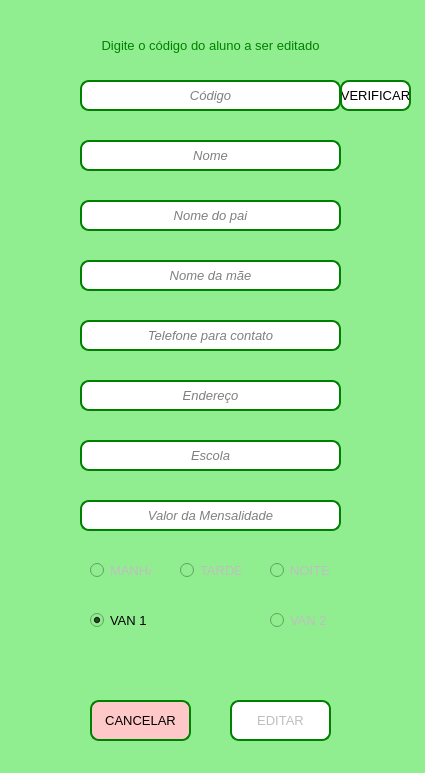
<?xml version="1.0" encoding="UTF-8"?>
<ui version="4.0">
 <class>MainWindow</class>
 <widget class="QMainWindow" name="MainWindow">
  <property name="geometry">
   <rect>
    <x>0</x>
    <y>0</y>
    <width>425</width>
    <height>773</height>
   </rect>
  </property>
  <property name="sizePolicy">
   <sizepolicy hsizetype="Ignored" vsizetype="Ignored">
    <horstretch>0</horstretch>
    <verstretch>0</verstretch>
   </sizepolicy>
  </property>
  <property name="minimumSize">
   <size>
    <width>425</width>
    <height>773</height>
   </size>
  </property>
  <property name="maximumSize">
   <size>
    <width>425</width>
    <height>773</height>
   </size>
  </property>
  <property name="windowTitle">
   <string>Tela de Edição de Aluno</string>
  </property>
  <property name="styleSheet">
   <string notr="true">background-color:lightgreen;</string>
  </property>
  <widget class="QWidget" name="centralwidget">
   <widget class="QLineEdit" name="lineEdit_nome">
    <property name="enabled">
     <bool>false</bool>
    </property>
    <property name="geometry">
     <rect>
      <x>80</x>
      <y>140</y>
      <width>261</width>
      <height>31</height>
     </rect>
    </property>
    <property name="font">
     <font>
      <pointsize>10</pointsize>
      <italic>true</italic>
      <underline>false</underline>
      <strikeout>false</strikeout>
     </font>
    </property>
    <property name="mouseTracking">
     <bool>true</bool>
    </property>
    <property name="tabletTracking">
     <bool>true</bool>
    </property>
    <property name="focusPolicy">
     <enum>Qt::StrongFocus</enum>
    </property>
    <property name="styleSheet">
     <string notr="true">background-color:white; border: 2px solid green; border-radius: 9px;</string>
    </property>
    <property name="alignment">
     <set>Qt::AlignCenter</set>
    </property>
    <property name="placeholderText">
     <string notr="true">Nome</string>
    </property>
    <property name="clearButtonEnabled">
     <bool>false</bool>
    </property>
   </widget>
   <widget class="QLineEdit" name="lineEdit_telefone">
    <property name="enabled">
     <bool>false</bool>
    </property>
    <property name="geometry">
     <rect>
      <x>80</x>
      <y>320</y>
      <width>261</width>
      <height>31</height>
     </rect>
    </property>
    <property name="font">
     <font>
      <pointsize>10</pointsize>
      <italic>true</italic>
      <underline>false</underline>
      <strikeout>false</strikeout>
     </font>
    </property>
    <property name="mouseTracking">
     <bool>true</bool>
    </property>
    <property name="tabletTracking">
     <bool>true</bool>
    </property>
    <property name="focusPolicy">
     <enum>Qt::StrongFocus</enum>
    </property>
    <property name="styleSheet">
     <string notr="true">background-color:white; border: 2px solid green; border-radius: 9px;</string>
    </property>
    <property name="echoMode">
     <enum>QLineEdit::Normal</enum>
    </property>
    <property name="alignment">
     <set>Qt::AlignCenter</set>
    </property>
    <property name="placeholderText">
     <string>Telefone para contato</string>
    </property>
    <property name="clearButtonEnabled">
     <bool>false</bool>
    </property>
   </widget>
   <widget class="QPushButton" name="pushButton_editar">
    <property name="enabled">
     <bool>false</bool>
    </property>
    <property name="geometry">
     <rect>
      <x>230</x>
      <y>700</y>
      <width>101</width>
      <height>41</height>
     </rect>
    </property>
    <property name="font">
     <font>
      <pointsize>10</pointsize>
     </font>
    </property>
    <property name="cursor">
     <cursorShape>PointingHandCursor</cursorShape>
    </property>
    <property name="styleSheet">
     <string notr="true">background-color:white; border: 2px solid green; border-radius: 9px;</string>
    </property>
    <property name="text">
     <string>EDITAR</string>
    </property>
   </widget>
   <widget class="QLabel" name="label_aviso">
    <property name="geometry">
     <rect>
      <x>80</x>
      <y>640</y>
      <width>261</width>
      <height>51</height>
     </rect>
    </property>
    <property name="font">
     <font>
      <pointsize>10</pointsize>
     </font>
    </property>
    <property name="styleSheet">
     <string notr="true">color: green;</string>
    </property>
    <property name="text">
     <string/>
    </property>
    <property name="alignment">
     <set>Qt::AlignCenter</set>
    </property>
   </widget>
   <widget class="QLineEdit" name="lineEdit_nomePai">
    <property name="enabled">
     <bool>false</bool>
    </property>
    <property name="geometry">
     <rect>
      <x>80</x>
      <y>200</y>
      <width>261</width>
      <height>31</height>
     </rect>
    </property>
    <property name="font">
     <font>
      <pointsize>10</pointsize>
      <italic>true</italic>
      <underline>false</underline>
      <strikeout>false</strikeout>
     </font>
    </property>
    <property name="mouseTracking">
     <bool>true</bool>
    </property>
    <property name="tabletTracking">
     <bool>true</bool>
    </property>
    <property name="focusPolicy">
     <enum>Qt::StrongFocus</enum>
    </property>
    <property name="styleSheet">
     <string notr="true">background-color:white; border: 2px solid green; border-radius: 9px;</string>
    </property>
    <property name="alignment">
     <set>Qt::AlignCenter</set>
    </property>
    <property name="placeholderText">
     <string notr="true">Nome do pai</string>
    </property>
    <property name="clearButtonEnabled">
     <bool>false</bool>
    </property>
   </widget>
   <widget class="QLineEdit" name="lineEdit_nomeMae">
    <property name="enabled">
     <bool>false</bool>
    </property>
    <property name="geometry">
     <rect>
      <x>80</x>
      <y>260</y>
      <width>261</width>
      <height>31</height>
     </rect>
    </property>
    <property name="font">
     <font>
      <pointsize>10</pointsize>
      <italic>true</italic>
      <underline>false</underline>
      <strikeout>false</strikeout>
     </font>
    </property>
    <property name="mouseTracking">
     <bool>true</bool>
    </property>
    <property name="tabletTracking">
     <bool>true</bool>
    </property>
    <property name="focusPolicy">
     <enum>Qt::StrongFocus</enum>
    </property>
    <property name="styleSheet">
     <string notr="true">background-color:white; border: 2px solid green; border-radius: 9px;</string>
    </property>
    <property name="echoMode">
     <enum>QLineEdit::Normal</enum>
    </property>
    <property name="alignment">
     <set>Qt::AlignCenter</set>
    </property>
    <property name="placeholderText">
     <string notr="true">Nome da mãe</string>
    </property>
    <property name="clearButtonEnabled">
     <bool>false</bool>
    </property>
   </widget>
   <widget class="QLabel" name="label">
    <property name="geometry">
     <rect>
      <x>80</x>
      <y>30</y>
      <width>261</width>
      <height>31</height>
     </rect>
    </property>
    <property name="font">
     <font>
      <pointsize>10</pointsize>
      <weight>50</weight>
      <italic>false</italic>
      <bold>false</bold>
     </font>
    </property>
    <property name="cursor">
     <cursorShape>IBeamCursor</cursorShape>
    </property>
    <property name="styleSheet">
     <string notr="true">color:green;</string>
    </property>
    <property name="text">
     <string>Digite o código do aluno a ser editado</string>
    </property>
    <property name="alignment">
     <set>Qt::AlignCenter</set>
    </property>
   </widget>
   <widget class="QPushButton" name="pushButton_cancelar">
    <property name="geometry">
     <rect>
      <x>90</x>
      <y>700</y>
      <width>101</width>
      <height>41</height>
     </rect>
    </property>
    <property name="font">
     <font>
      <pointsize>10</pointsize>
     </font>
    </property>
    <property name="cursor">
     <cursorShape>PointingHandCursor</cursorShape>
    </property>
    <property name="styleSheet">
     <string notr="true">border: 2px solid green; border-radius: 9px;
background-color: rgb(255, 200, 200);</string>
    </property>
    <property name="text">
     <string>CANCELAR</string>
    </property>
   </widget>
   <widget class="QLineEdit" name="lineEdit_endereco">
    <property name="enabled">
     <bool>false</bool>
    </property>
    <property name="geometry">
     <rect>
      <x>80</x>
      <y>380</y>
      <width>261</width>
      <height>31</height>
     </rect>
    </property>
    <property name="font">
     <font>
      <pointsize>10</pointsize>
      <italic>true</italic>
      <underline>false</underline>
      <strikeout>false</strikeout>
     </font>
    </property>
    <property name="mouseTracking">
     <bool>true</bool>
    </property>
    <property name="tabletTracking">
     <bool>true</bool>
    </property>
    <property name="focusPolicy">
     <enum>Qt::StrongFocus</enum>
    </property>
    <property name="styleSheet">
     <string notr="true">background-color:white; border: 2px solid green; border-radius: 9px;</string>
    </property>
    <property name="text">
     <string/>
    </property>
    <property name="alignment">
     <set>Qt::AlignCenter</set>
    </property>
    <property name="placeholderText">
     <string notr="true">Endereço</string>
    </property>
    <property name="clearButtonEnabled">
     <bool>false</bool>
    </property>
   </widget>
   <widget class="QLineEdit" name="lineEdit_escola">
    <property name="enabled">
     <bool>false</bool>
    </property>
    <property name="geometry">
     <rect>
      <x>80</x>
      <y>440</y>
      <width>261</width>
      <height>31</height>
     </rect>
    </property>
    <property name="font">
     <font>
      <pointsize>10</pointsize>
      <italic>true</italic>
      <underline>false</underline>
      <strikeout>false</strikeout>
     </font>
    </property>
    <property name="mouseTracking">
     <bool>true</bool>
    </property>
    <property name="tabletTracking">
     <bool>true</bool>
    </property>
    <property name="focusPolicy">
     <enum>Qt::StrongFocus</enum>
    </property>
    <property name="styleSheet">
     <string notr="true">background-color:white; border: 2px solid green; border-radius: 9px;</string>
    </property>
    <property name="alignment">
     <set>Qt::AlignCenter</set>
    </property>
    <property name="placeholderText">
     <string notr="true">Escola</string>
    </property>
    <property name="clearButtonEnabled">
     <bool>false</bool>
    </property>
   </widget>
   <widget class="QRadioButton" name="radioButton_van1">
    <property name="geometry">
     <rect>
      <x>90</x>
      <y>610</y>
      <width>61</width>
      <height>21</height>
     </rect>
    </property>
    <property name="font">
     <font>
      <pointsize>10</pointsize>
     </font>
    </property>
    <property name="cursor">
     <cursorShape>PointingHandCursor</cursorShape>
    </property>
    <property name="text">
     <string>VAN 1</string>
    </property>
    <property name="checked">
     <bool>true</bool>
    </property>
    <property name="autoExclusive">
     <bool>true</bool>
    </property>
   </widget>
   <widget class="QRadioButton" name="radioButton_van2">
    <property name="enabled">
     <bool>false</bool>
    </property>
    <property name="geometry">
     <rect>
      <x>270</x>
      <y>610</y>
      <width>61</width>
      <height>21</height>
     </rect>
    </property>
    <property name="font">
     <font>
      <pointsize>10</pointsize>
     </font>
    </property>
    <property name="cursor">
     <cursorShape>PointingHandCursor</cursorShape>
    </property>
    <property name="text">
     <string>VAN 2</string>
    </property>
    <property name="autoExclusive">
     <bool>true</bool>
    </property>
   </widget>
   <widget class="QRadioButton" name="radioButton_tarde">
    <property name="enabled">
     <bool>false</bool>
    </property>
    <property name="geometry">
     <rect>
      <x>180</x>
      <y>560</y>
      <width>61</width>
      <height>21</height>
     </rect>
    </property>
    <property name="font">
     <font>
      <pointsize>10</pointsize>
     </font>
    </property>
    <property name="cursor">
     <cursorShape>PointingHandCursor</cursorShape>
    </property>
    <property name="text">
     <string>TARDE</string>
    </property>
    <property name="autoExclusive">
     <bool>false</bool>
    </property>
   </widget>
   <widget class="QRadioButton" name="radioButton_manha">
    <property name="enabled">
     <bool>false</bool>
    </property>
    <property name="geometry">
     <rect>
      <x>90</x>
      <y>560</y>
      <width>61</width>
      <height>21</height>
     </rect>
    </property>
    <property name="font">
     <font>
      <pointsize>10</pointsize>
     </font>
    </property>
    <property name="cursor">
     <cursorShape>PointingHandCursor</cursorShape>
    </property>
    <property name="text">
     <string>MANHÃ</string>
    </property>
    <property name="autoExclusive">
     <bool>false</bool>
    </property>
   </widget>
   <widget class="QRadioButton" name="radioButton_noite">
    <property name="enabled">
     <bool>false</bool>
    </property>
    <property name="geometry">
     <rect>
      <x>270</x>
      <y>560</y>
      <width>61</width>
      <height>21</height>
     </rect>
    </property>
    <property name="font">
     <font>
      <pointsize>10</pointsize>
     </font>
    </property>
    <property name="cursor">
     <cursorShape>PointingHandCursor</cursorShape>
    </property>
    <property name="text">
     <string>NOITE</string>
    </property>
    <property name="autoExclusive">
     <bool>false</bool>
    </property>
   </widget>
   <widget class="QLineEdit" name="lineEdit_mensalidade">
    <property name="enabled">
     <bool>false</bool>
    </property>
    <property name="geometry">
     <rect>
      <x>80</x>
      <y>500</y>
      <width>261</width>
      <height>31</height>
     </rect>
    </property>
    <property name="font">
     <font>
      <pointsize>10</pointsize>
      <italic>true</italic>
      <underline>false</underline>
      <strikeout>false</strikeout>
     </font>
    </property>
    <property name="mouseTracking">
     <bool>true</bool>
    </property>
    <property name="tabletTracking">
     <bool>true</bool>
    </property>
    <property name="focusPolicy">
     <enum>Qt::StrongFocus</enum>
    </property>
    <property name="styleSheet">
     <string notr="true">background-color:white; border: 2px solid green; border-radius: 9px;</string>
    </property>
    <property name="inputMask">
     <string/>
    </property>
    <property name="text">
     <string/>
    </property>
    <property name="maxLength">
     <number>32767</number>
    </property>
    <property name="alignment">
     <set>Qt::AlignCenter</set>
    </property>
    <property name="placeholderText">
     <string notr="true">Valor da Mensalidade</string>
    </property>
    <property name="clearButtonEnabled">
     <bool>false</bool>
    </property>
   </widget>
   <widget class="QLineEdit" name="lineEdit_codigo">
    <property name="enabled">
     <bool>true</bool>
    </property>
    <property name="geometry">
     <rect>
      <x>80</x>
      <y>80</y>
      <width>261</width>
      <height>31</height>
     </rect>
    </property>
    <property name="font">
     <font>
      <pointsize>10</pointsize>
      <italic>true</italic>
      <underline>false</underline>
      <strikeout>false</strikeout>
     </font>
    </property>
    <property name="mouseTracking">
     <bool>true</bool>
    </property>
    <property name="tabletTracking">
     <bool>true</bool>
    </property>
    <property name="focusPolicy">
     <enum>Qt::StrongFocus</enum>
    </property>
    <property name="styleSheet">
     <string notr="true">background-color:white; border: 2px solid green; border-radius: 9px;</string>
    </property>
    <property name="alignment">
     <set>Qt::AlignCenter</set>
    </property>
    <property name="placeholderText">
     <string notr="true">Código</string>
    </property>
    <property name="clearButtonEnabled">
     <bool>false</bool>
    </property>
   </widget>
   <widget class="QPushButton" name="pushButton_verificar">
    <property name="enabled">
     <bool>true</bool>
    </property>
    <property name="geometry">
     <rect>
      <x>340</x>
      <y>80</y>
      <width>71</width>
      <height>31</height>
     </rect>
    </property>
    <property name="font">
     <font>
      <pointsize>10</pointsize>
     </font>
    </property>
    <property name="cursor">
     <cursorShape>PointingHandCursor</cursorShape>
    </property>
    <property name="styleSheet">
     <string notr="true">background-color:white; border: 2px solid green; border-radius: 9px;</string>
    </property>
    <property name="text">
     <string>VERIFICAR</string>
    </property>
   </widget>
  </widget>
  <widget class="QStatusBar" name="statusbar"/>
 </widget>
 <tabstops>
  <tabstop>lineEdit_nome</tabstop>
  <tabstop>lineEdit_nomePai</tabstop>
  <tabstop>lineEdit_nomeMae</tabstop>
  <tabstop>lineEdit_telefone</tabstop>
  <tabstop>lineEdit_endereco</tabstop>
  <tabstop>lineEdit_escola</tabstop>
  <tabstop>lineEdit_mensalidade</tabstop>
  <tabstop>radioButton_manha</tabstop>
  <tabstop>radioButton_tarde</tabstop>
  <tabstop>radioButton_noite</tabstop>
  <tabstop>radioButton_van1</tabstop>
  <tabstop>radioButton_van2</tabstop>
  <tabstop>pushButton_cancelar</tabstop>
  <tabstop>pushButton_editar</tabstop>
 </tabstops>
 <resources/>
 <connections/>
</ui>
